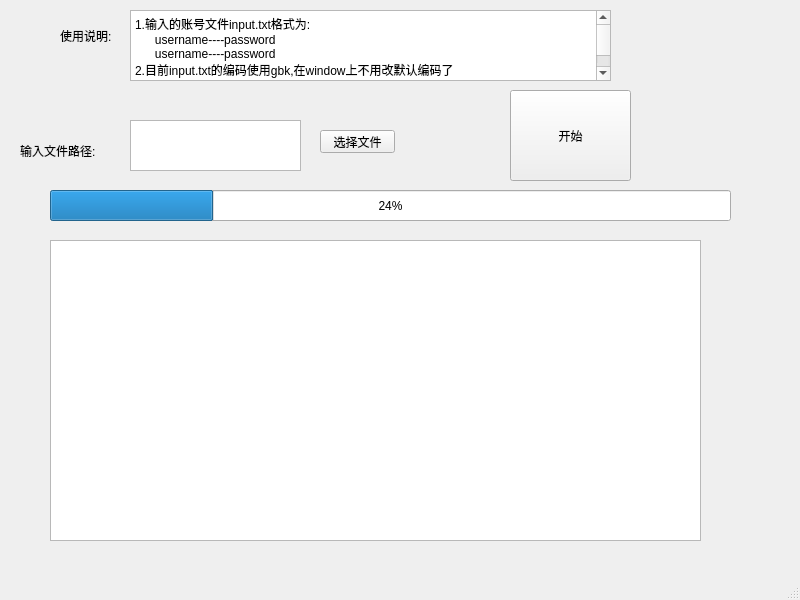
<?xml version="1.0" encoding="UTF-8"?>
<ui version="4.0">
 <class>MainWindow</class>
 <widget class="QMainWindow" name="MainWindow">
  <property name="geometry">
   <rect>
    <x>0</x>
    <y>0</y>
    <width>800</width>
    <height>600</height>
   </rect>
  </property>
  <property name="windowTitle">
   <string>MainWindow</string>
  </property>
  <widget class="QWidget" name="centralwidget">
   <widget class="QTextEdit" name="textEdit">
    <property name="geometry">
     <rect>
      <x>130</x>
      <y>120</y>
      <width>171</width>
      <height>51</height>
     </rect>
    </property>
   </widget>
   <widget class="QPushButton" name="btn_start">
    <property name="geometry">
     <rect>
      <x>510</x>
      <y>90</y>
      <width>121</width>
      <height>91</height>
     </rect>
    </property>
    <property name="text">
     <string>开始</string>
    </property>
   </widget>
   <widget class="QLabel" name="label">
    <property name="geometry">
     <rect>
      <x>20</x>
      <y>120</y>
      <width>101</width>
      <height>61</height>
     </rect>
    </property>
    <property name="text">
     <string>输入文件路径:</string>
    </property>
   </widget>
   <widget class="QTextBrowser" name="textBrowser">
    <property name="geometry">
     <rect>
      <x>50</x>
      <y>240</y>
      <width>651</width>
      <height>301</height>
     </rect>
    </property>
   </widget>
   <widget class="QProgressBar" name="progressBar">
    <property name="geometry">
     <rect>
      <x>50</x>
      <y>190</y>
      <width>681</width>
      <height>31</height>
     </rect>
    </property>
    <property name="value">
     <number>24</number>
    </property>
   </widget>
   <widget class="QPushButton" name="btn_select">
    <property name="geometry">
     <rect>
      <x>320</x>
      <y>130</y>
      <width>75</width>
      <height>23</height>
     </rect>
    </property>
    <property name="text">
     <string>选择文件</string>
    </property>
   </widget>
   <widget class="QPlainTextEdit" name="plainTextEdit">
    <property name="geometry">
     <rect>
      <x>130</x>
      <y>10</y>
      <width>481</width>
      <height>71</height>
     </rect>
    </property>
    <property name="plainText">
     <string>1.输入的账号文件input.txt格式为:
      username----password
      username----password
2.目前input.txt的编码使用gbk,在window上不用改默认编码了</string>
    </property>
   </widget>
   <widget class="QLabel" name="label_2">
    <property name="geometry">
     <rect>
      <x>60</x>
      <y>30</y>
      <width>54</width>
      <height>12</height>
     </rect>
    </property>
    <property name="text">
     <string>使用说明:</string>
    </property>
   </widget>
  </widget>
  <widget class="QMenuBar" name="menubar">
   <property name="geometry">
    <rect>
     <x>0</x>
     <y>0</y>
     <width>800</width>
     <height>23</height>
    </rect>
   </property>
  </widget>
  <widget class="QStatusBar" name="statusbar"/>
 </widget>
 <resources/>
 <connections/>
</ui>
